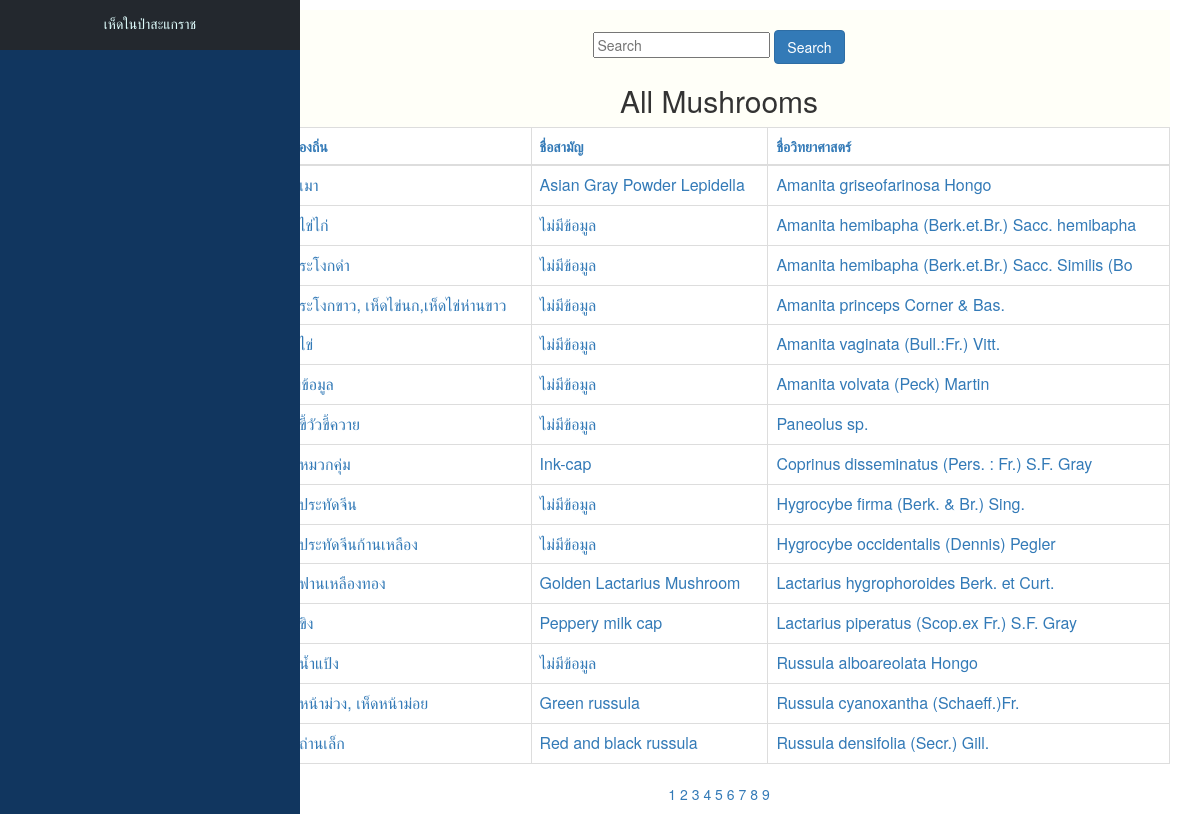
The app's page /index.php?page=2 with its own data.
### tables this page shows
CREATE TABLE `mushroom` (
  `m_id` int(10) NOT NULL,
  `m_cname` varchar(50) NOT NULL,
  `m_name` varchar(50) NOT NULL,
  `m_sname` varchar(50) NOT NULL,
  `m_family` varchar(50) NOT NULL,
  `m_mush` text NOT NULL,
  `m_stalk` text NOT NULL,
  `m_spore` text NOT NULL,
  `m_benefit` text NOT NULL,
  `m_env` text NOT NULL,
  `m_pic` varchar(255) NOT NULL
);

### index.php (the view, shortened to what this page needs)
<?php include('connect.php');  ?>
<html lang="en">
<head>
    <link rel="stylesheet" href="node_modules/bootstrap/dist/css/bootstrap.min.css">
    <link rel="stylesheet" type="text/css" href="style2.css">
</head>
<body style>
    <?php include("head.php"); ?>
    <section id="content">
        <div class="container fonts" style="margin-top:10px;">
            <div class="content_right" style="background-color:#fffff8; height:200px;">
                <div class="text-center" style="padding-left:10px; margin-top:20px;">
                    <center>
                        <form action="search.php" method="POST">
                            <input type="text" class="form=control" name="search" placeholder="Search" required>
                            <button type="submit" class="btn btn-primary" name="submit-search">Search</button>
                        </form>
                    </center>
                    <h2>All Mushrooms</h2>
                    <div class="article-container">
                        <div class="table-responsive" style="margin-top:10px;">
                            <table align="right" class="table table-bordered table-sm" style="color:#337ab7 ;background-color:white">
                                <thead class="thead-dark">
                                    <tr class="text-center" style="font-size:14px;">
                                        <th>ชื่อท้องถิ่น</th>
                                        <th>ชื่อสามัญ</th>
                                        <th>ชื่อวิทยาศาสตร์</th>
                                    </tr>
                                </thead>
                                <tbody>
                                    <?php
                                    $perpage = 15;
                                    if (isset($_GET['page'])) {
                                        $page = $_GET['page'];
                                    } else {
                                        $page = 1;
                                    }
                                    $start = ($page - 1) * $perpage;
                                    $sql = "SELECT * FROM mushroom ORDER BY m_id ASC LIMIT {$start} , {$perpage} ";
                                    $result = mysqli_query($conn, $sql);
                                    $queryResults = mysqli_num_rows($result);
                                    if ($queryResults > 0) {
                                        while ($row = mysqli_fetch_assoc($result)) {
                                            echo "<tr class='article-box'>
						                    <td>" . $row['m_cname'] . "</td>
						                    <td>" . $row['m_name'] . "</td>
						                    <td>" . $row['m_sname'] . "</td>
					                        </tr>";
                                        }
                                    }
                                    $sql2 = "SELECT * FROM mushroom ";
                                    $query2 = mysqli_query($conn, $sql2);
                                    $total_record = mysqli_num_rows($query2);
                                    $total_page = ceil($total_record / $perpage);
                                    ?>
                        </div>
                        <p class="text-center">
                            <a href="index.php?page=1" aria-label="Previous"><span aria-hidden="true"><i class="fas fa-backward"></i></span></a>
                            <?php for ($i = 1; $i <= $total_page; $i++) { ?>
                                <span><a href="index.php?page=<?php echo $i; ?>"><?php echo $i; ?></a></span>
                            <?php } ?>
                            <a href="index.php?page=<?php echo $total_page; ?>" aria-label="Next"><span aria-hidden="true"><i class="fas fa-forward"></i></span></a>
                        </p>
                    </div>
                </div>
            </div>
    </section>
</body>
</html>

### style2.css (style rules this page uses)
.content_right { float: right; width: 80%; }

### style.css (style rules this page uses)
body { margin: 0px; padding: 0px; }

### records on screen
mushroom: m_name "Asian Gray Powder Lepidella", m_sname "Amanita griseofarinosa Hongo"
mushroom: m_cname "เห็ดไข่ไก่", m_name "ไม่มีข้อมูล", m_sname "Amanita hemibapha (Berk.et.Br.) Sacc. hemibapha"
mushroom: m_cname "เห็ดระโงกดำ", m_name "ไม่มีข้อมูล", m_sname "Amanita hemibapha (Berk.et.Br.) Sacc. Similis (Bo"
mushroom: m_cname "เห็ดระโงกขาว, เห็ดไข่นก,เห็ดไข่ห่านขาว", m_name "ไม่มีข้อมูล", m_sname "Amanita princeps Corner & Bas."
mushroom: m_name "ไม่มีข้อมูล", m_sname "Amanita vaginata (Bull.:Fr.) Vitt."
mushroom: m_cname "ไม่มีข้อมูล", m_name "ไม่มีข้อมูล", m_sname "Amanita volvata (Peck) Martin"
mushroom: m_cname "เห็ดขี้วัวขี้ควาย", m_name "ไม่มีข้อมูล", m_sname "Paneolus sp."
mushroom: m_cname "เห็ดหมวกคุ่ม", m_name "Ink-cap", m_sname "Coprinus disseminatus (Pers. : Fr.) S.F. Gray"
mushroom: m_cname "เห็ดประทัดจีน", m_name "ไม่มีข้อมูล", m_sname "Hygrocybe firma (Berk. & Br.) Sing."
mushroom: m_cname "เห็ดประทัดจีนก้านเหลือง", m_name "ไม่มีข้อมูล", m_sname "Hygrocybe occidentalis (Dennis) Pegler"
mushroom: m_cname "เห็ดฟานเหลืองทอง", m_name "Golden Lactarius Mushroom", m_sname "Lactarius hygrophoroides Berk. et Curt."
mushroom: m_name "Peppery milk cap", m_sname "Lactarius piperatus (Scop.ex Fr.) S.F. Gray"
mushroom: m_cname "เห็ดน้ำแป้ง", m_name "ไม่มีข้อมูล", m_sname "Russula alboareolata Hongo"
mushroom: m_cname "เห็ดหน้าม่วง, เห็ดหน้าม่อย", m_name "Green russula", m_sname "Russula cyanoxantha (Schaeff.)Fr."
mushroom: m_cname "เห็ดถ่านเล็ก", m_name "Red and black russula", m_sname "Russula densifolia (Secr.) Gill."
